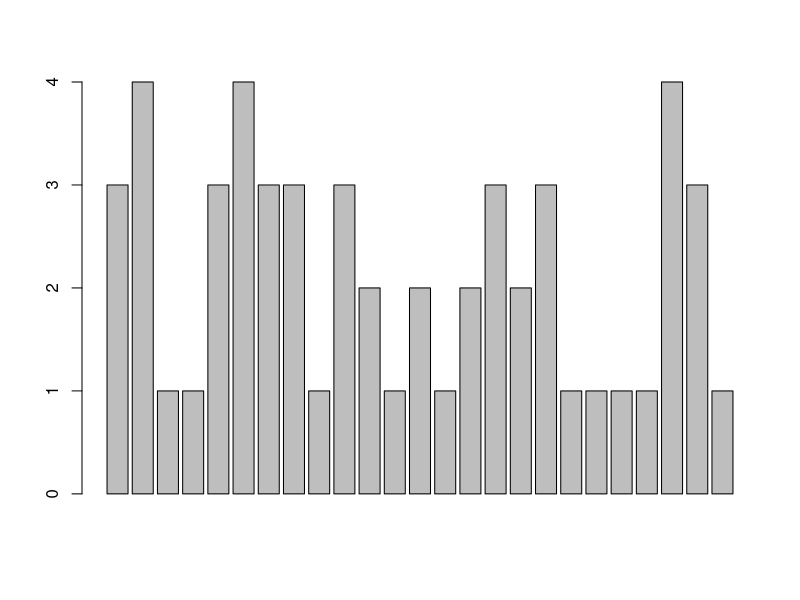
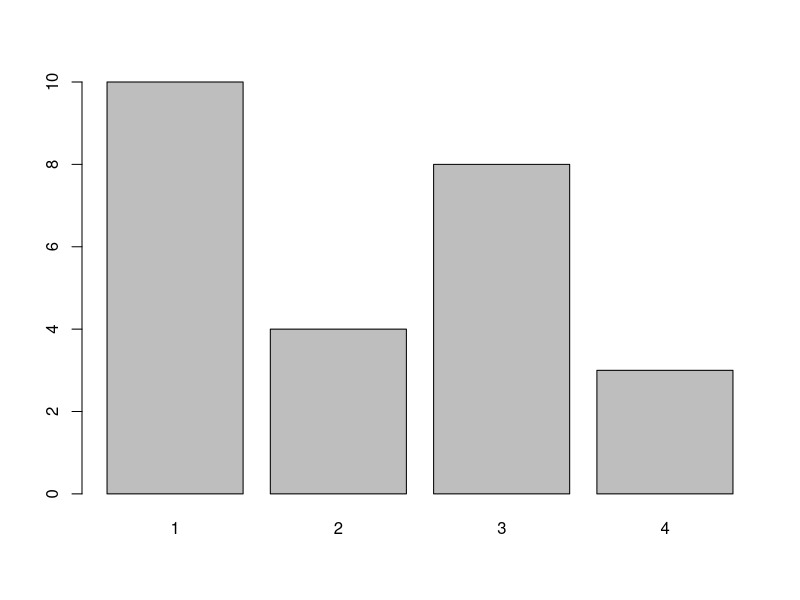
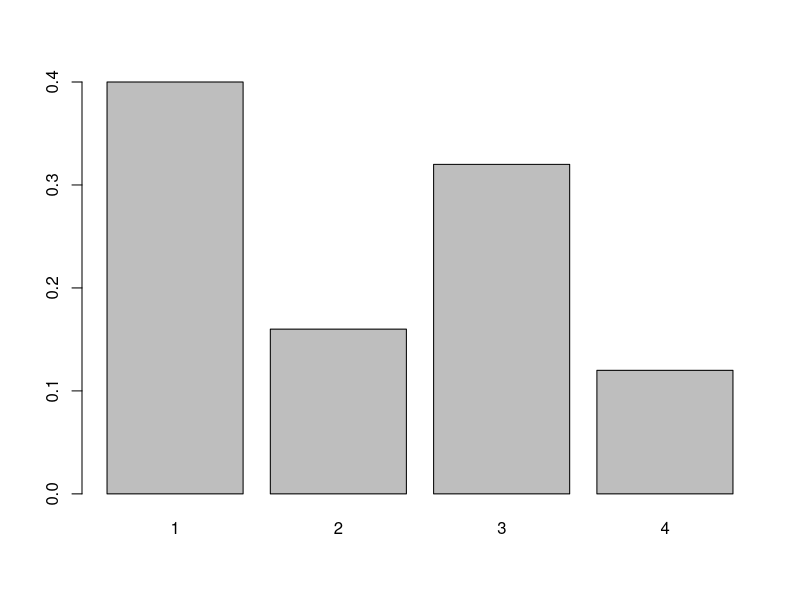
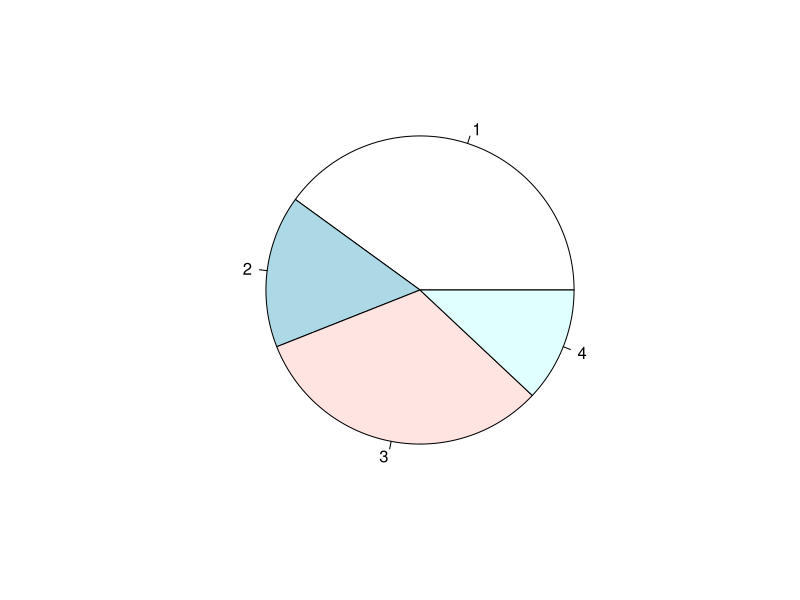
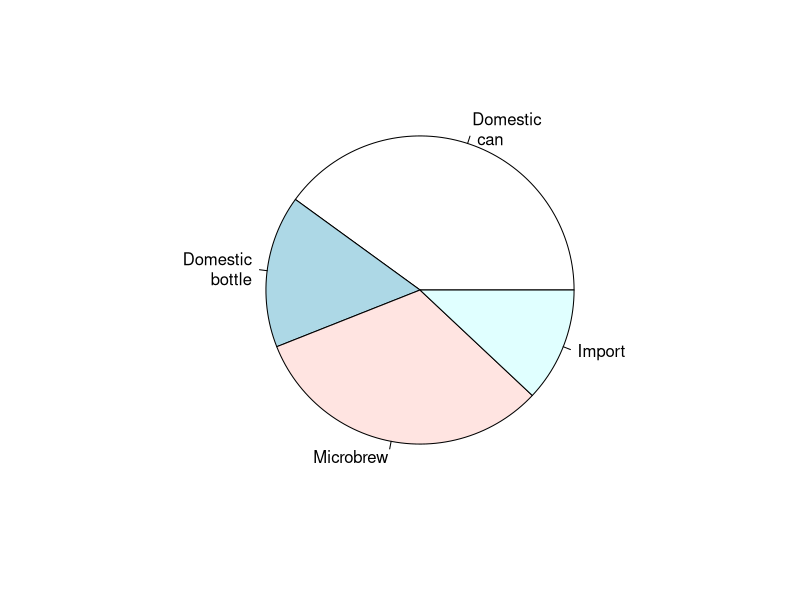
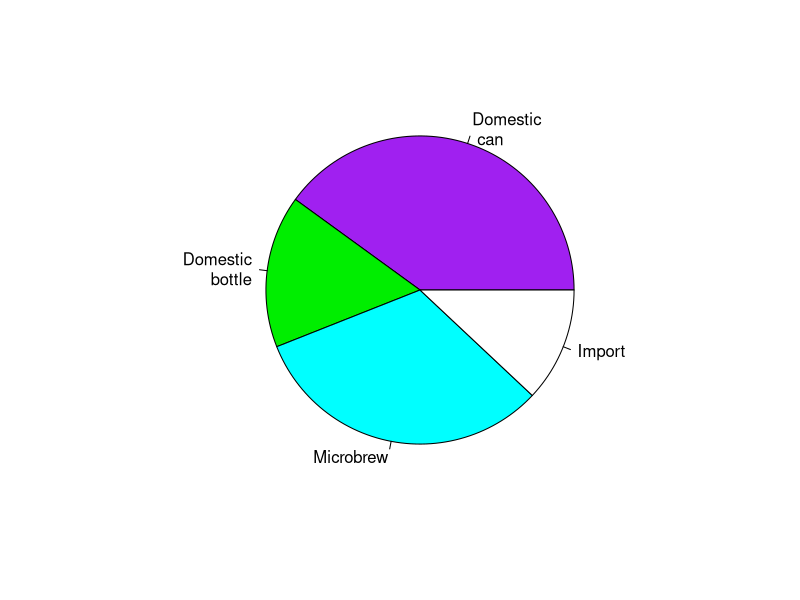

Reproduce these figures in R, in order.
# Suppose, a group of 25 people are surveyed as to their beer-drinking preference.
# The categories were (1) Domestic can, (2) Domestic bottle, (3) Microbrew and (4) import.
beer = c(3, 4, 1, 1, 3, 4, 3, 3, 1, 3, 2, 1, 2, 1, 2, 3, 2, 3, 1, 1, 1, 1, 4, 3, 1)

# Barplot data
barplot(beer) # this isn't correct - graph all the values
barplot(table(beer)) # summerized data
barplot(table(beer)/length(beer)) # divide by n for proportion???
table(beer)
table(beer) / length(beer)

# Help for functions
?scan
####

beer.counts = table(beer) # store the table result
pie(beer.counts) # kind of dull

# Give names
names(beer.counts) = c("Domestic\n can", "Domestic\n bottle", "Microbrew", "Import")
pie(beer.counts)
pie(beer.counts, col=c("purple", "green2", "cyan", "white")) # now with colors
?pie
